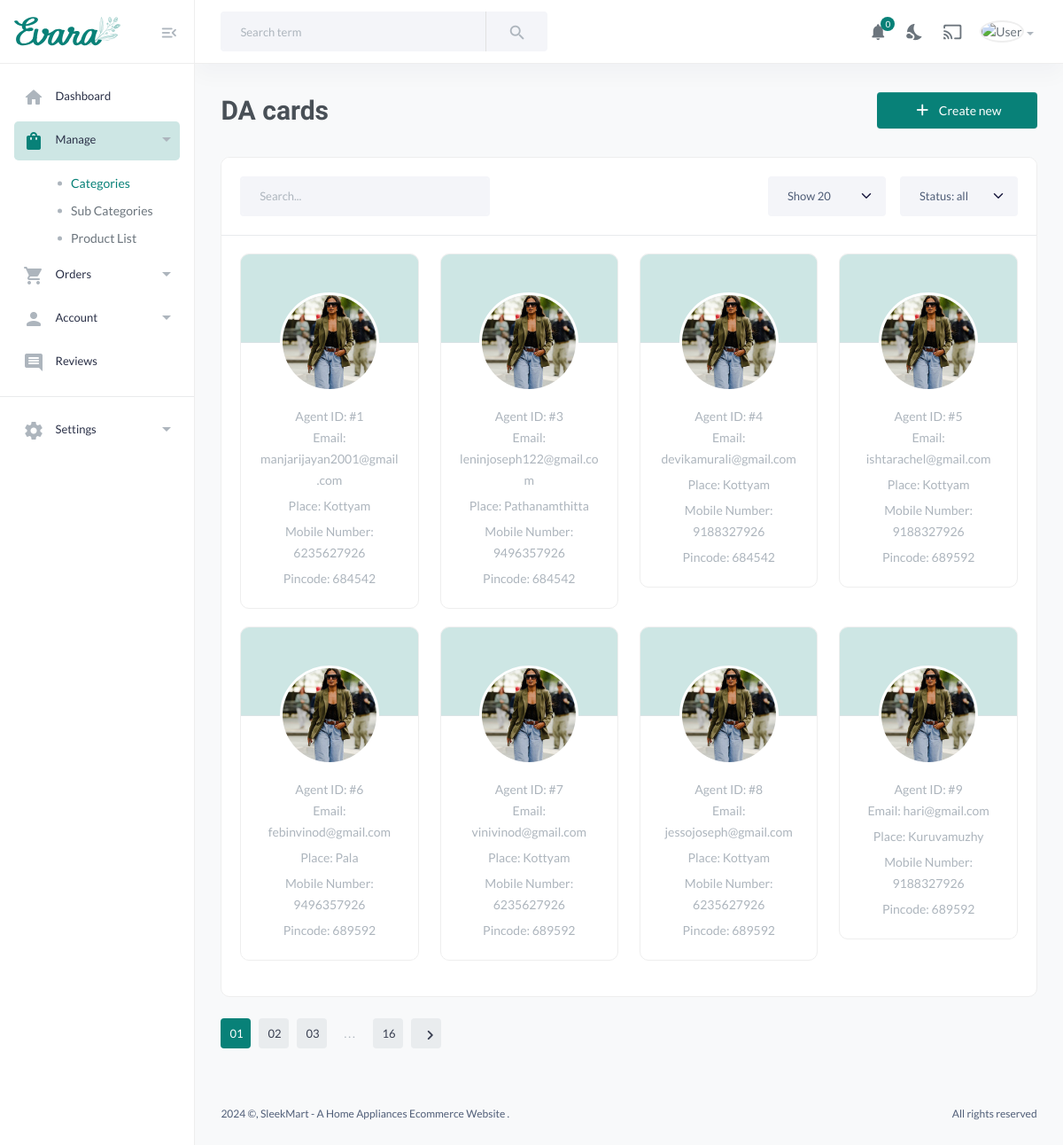
The page /view_da on the database as committed earlier.
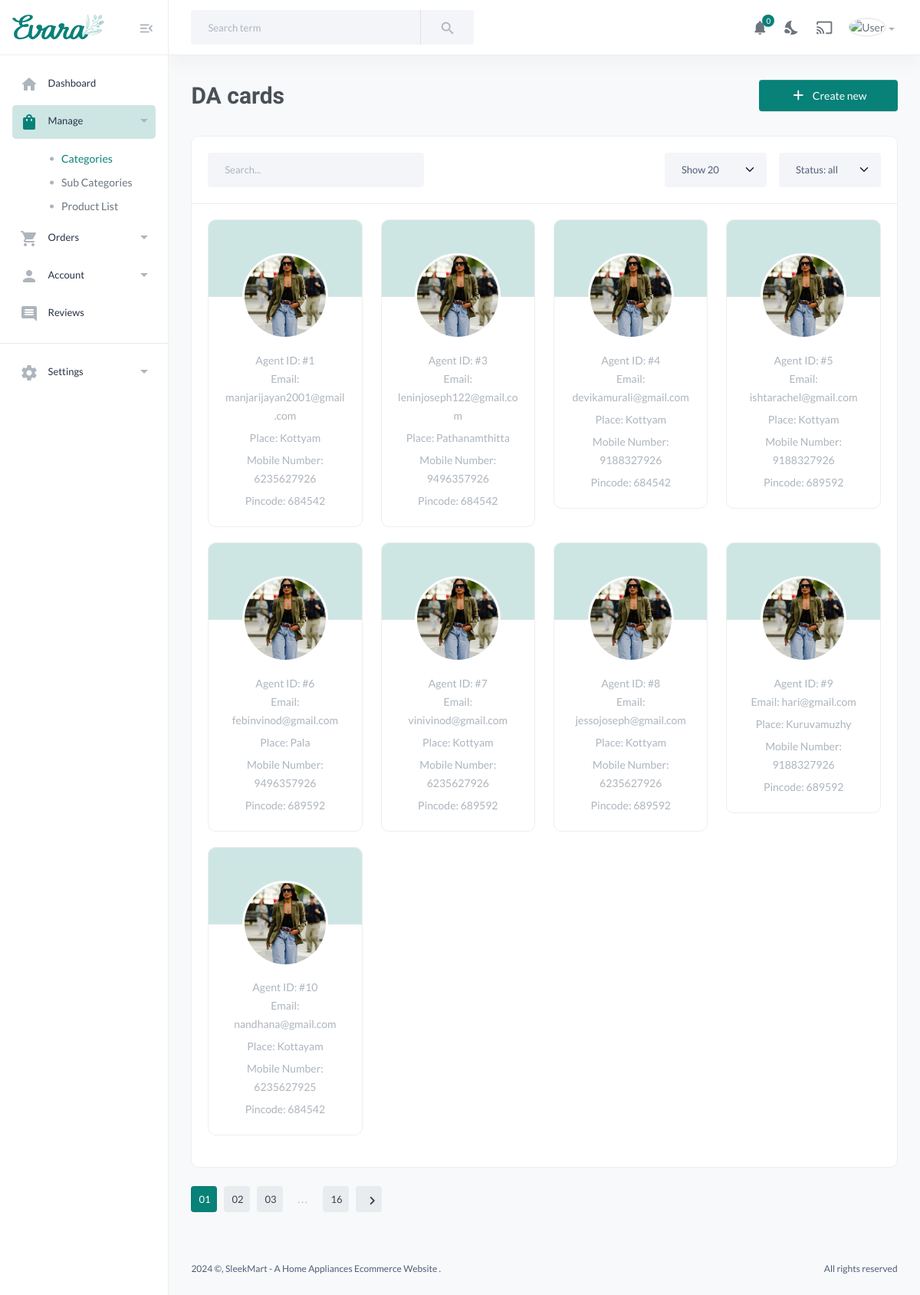
The same page on the database as committed later.
### dashboard/models.py (models this page shows, shortened)
class DeliveryAgent(models.Model):
    user = models.OneToOneField(CustomUser, on_delete=models.CASCADE)
    place = models.CharField(max_length=100, blank=True, null=True)
    pincode = models.CharField(max_length=10, blank=True, null=True)
    location = models.CharField(max_length=100, blank=True, null=True)
    assigned_seller = models.ForeignKey(Seller, on_delete=models.CASCADE, null=True, blank=True)
    latitude = models.DecimalField(max_digits=9, decimal_places=6, null=True, blank=True)
    longitude = models.DecimalField(max_digits=9, decimal_places=6, null=True, blank=True)
    distance = models.FloatField(null=True, blank=True)
    is_available = models.BooleanField(default=True)

class CustomUser(AbstractBaseUser, PermissionsMixin):
    USER_ROLES = (
        ('customer', 'Customer'),
        ('seller', 'Seller'),
        ('admin', 'Admin'),
        ('delivery_agent', 'Delivery Agent'),
    )
    email = models.EmailField(unique=True)
    name = models.CharField(max_length=100,null=True, blank=True)
    mobile = models.CharField(max_length=15, blank=True, null=True)
    profile_pic = models.ImageField(upload_to='profile_pics/', blank=True, null=True)
    address = models.TextField(blank=True, null=True)
    is_active = models.BooleanField(default=True)
    is_staff = models.BooleanField(default=False)
    date_joined = models.DateTimeField(default=timezone.now)
    role = models.CharField(max_length=15, choices=USER_ROLES, blank=True, null=True,default='customer')
    objects = CustomUserManager()
    USERNAME_FIELD = 'email'
    REQUIRED_FIELDS = ['name']

### dashboard/views.py (the view)
# urls.py: path('view_da', views.view_da, name='view_da'),
def view_da(request):
    delivery_agents = DeliveryAgent.objects.all()
    context = {
        'delivery_agents': delivery_agents,
    }
    return render(request, 'MainUser/delivery_agent_list.html', context)

### templates/MainUser/delivery_agent_list.html (shortened to what the changed rows need)
{% load static %}
<!DOCTYPE HTML>
<html lang="en">
<head>
    <link href="{% static 'assets/css/main.css' %}" rel="stylesheet" type="text/css" />
</head>
<body>
    <main class="main-wrap">
        <form method="post" id= "yourForm" enctype="multipart/form-data" >
            <section class="content-main">
                <div class="content-header">
                    <h2 class="content-title">DA cards</h2>
                </div>
                <div class="card mb-4">
                    <div class="card-body">
                        <div class="row row-cols-1 row-cols-sm-2 row-cols-lg-3 row-cols-xl-4">
                            {% for agent in delivery_agents %}
                                <div class="col">
                                    <div class="card card-user">
                                        <div class="card-header">
                                            <img class="img-md img-avatar" src="{% static 'images/women-01.jpg' %}" alt="User pic">
                                        </div>
                                        <div class="card-body">
                                            <div class="card-text text-muted">
                                                <p class="m-0">Agent ID: #{{ agent.id }}</p>
                                                <p>Email: {{agent.user.email}}</p>
                                                <p>Place: {{ agent.place }}</p>
                                                <p>Mobile Number: {{ agent.user.mobile }}</p>
                                                <p>Pincode: {{ agent.pincode }}</p>
                                            </div>
                                        </div>
                                    </div>
                                </div>
                            {% endfor %}
                        </div>
                    </div>
                </div>
            </section>
    </form>
    </main>
</body>
</html>

Rows that differ between the two databases and show on the page:
added DeliveryAgent: id "10", user.email "nandhana@gmail.com", place "Kottayam", user.mobile "6235627925", pincode "684542"
